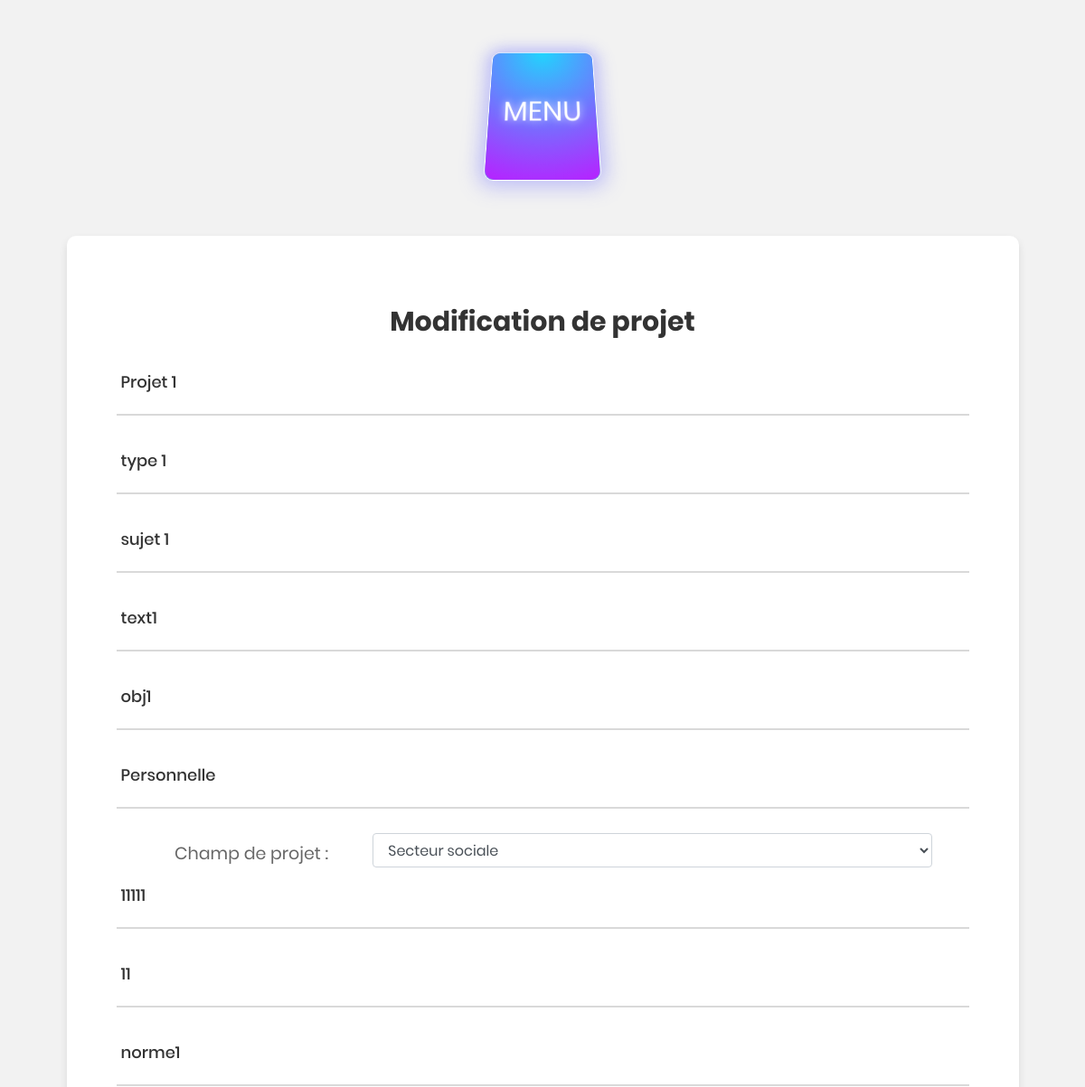
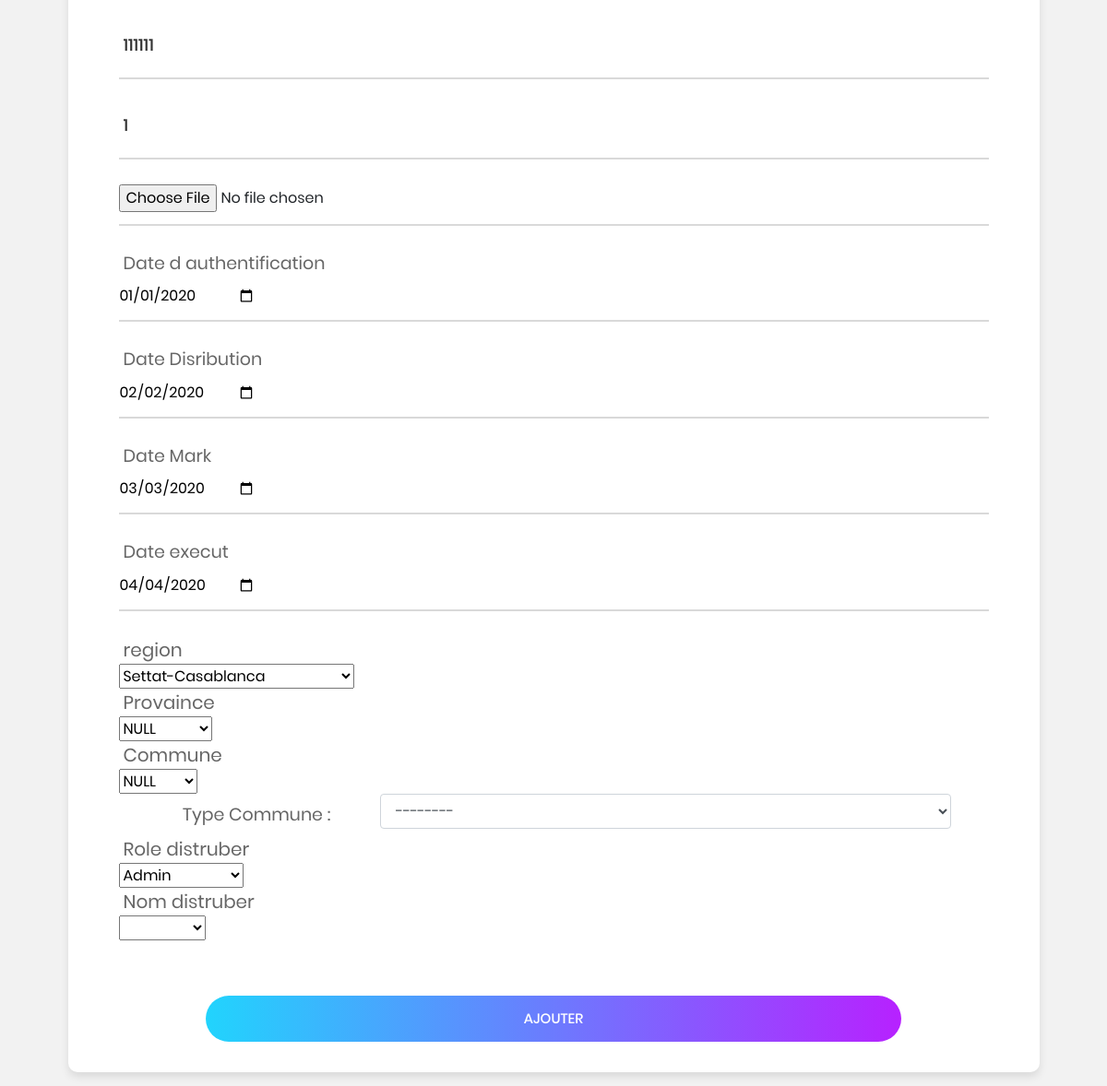
The page /ModifProjet.php?Modif=1 on the database its author committed (2 pictures, top to bottom).
### tables this page shows
CREATE TABLE `projet` (
  `IdProjet` int(10) NOT NULL,
  `TitreProjet` varchar(50) DEFAULT NULL,
  `typeprojet` varchar(50) DEFAULT NULL,
  `sujetprojet` varchar(50) DEFAULT NULL,
  `textprojet` text,
  `objectifprojet` text,
  `specialiteprojet` varchar(50) DEFAULT NULL,
  `champprojet` varchar(50) DEFAULT NULL,
  `indicenrprojet` int(10) DEFAULT NULL,
  `voteprojet` int(10) DEFAULT NULL,
  `normeExcutprojet` text,
  `indicesNRProjet` float DEFAULT NULL,
  `booleenPDR` tinyint(1) DEFAULT NULL,
  `SourcePDF` blob,
  `SourcePDF2` blob
);

CREATE TABLE `dateprojet` (
  `idprojet` int(11) NOT NULL,
  `dateAuthentif` date DEFAULT NULL,
  `dateDistribut` date DEFAULT NULL,
  `dateMark` date DEFAULT NULL,
  `dateExecut` date DEFAULT NULL
);

CREATE TABLE `zone` (
  `IdZone` int(10) NOT NULL,
  `idprojet` int(10) DEFAULT NULL,
  `region` varchar(100) DEFAULT NULL,
  `provaince` varchar(100) DEFAULT NULL,
  `commune` varchar(100) DEFAULT NULL,
  `Typecommune` varchar(100) DEFAULT NULL
);

### ModifProjet.php (the view, shortened to what this page needs)
<!DOCTYPE html>
<html>
<head>
  <link rel="stylesheet" type="text/css" href="./vendor/bootstrap/css/bootstrap.css">
  <link rel="stylesheet" type="text/css" href="./fonts/font-awesome-4.7.0/css/font-awesome.min.css">
  <link rel="stylesheet" type="text/css" href="./fonts/iconic/css/material-design-iconic-font.min.css">
  <link rel="stylesheet" type="text/css" href="./css/util.css">
  <link rel="stylesheet" type="text/css" href="./css/main.css">
</head>
<header>
 <div style="background: #f2f2f2;">
<?php
include "MenuDesign.php";
?>
</div>
</header>
<body>
<?php
include ("database.php");
$page = $_GET['Modif'];
$ID_PROJET0=$page;
?>
  <div class="limiter">
    <div class="container-main100">
      <div class="wrap-main-body">
<form method="POST">
 <span class="main100-form-title p-b-26">
            Modification de projet
          </span>
<?php
  $sql = "SELECT * FROM projet WHERE IdProjet = ".$ID_PROJET0;
  $result = mysqli_query($bdd,$sql);
  $row = mysqli_fetch_array($result,MYSQLI_ASSOC);
?>
           <div class="wrap-input100 validate-input" >
            <input class="input100" type="text" name="TitreProjet" id="TitreProjet" placeholder="Titre de projet *"
            value="<?php echo $row["TitreProjet"];?>" required>
            <span class="focus-input100"></span>
          </div>
          <div class="wrap-input100 validate-input" >
            <input class="input100" type="text" name="typeprojet" id="typeprojet" placeholder="Type projet *"
            value="<?php echo $row["typeprojet"];?>" required>
            <span class="focus-input100"></span>
          </div>
          <div class="wrap-input100 validate-input" >
            <input class="input100" type="text" name="sujetprojet" id="sujetprojet" placeholder="Sujet de projet *"
            value="<?php echo $row["sujetprojet"];?>" required>
            <span class="focus-input100"></span>
          </div>
          <div class="wrap-input100 validate-input" >
            <input class="input100" type="text" name="textprojet" id="textprojet" placeholder="Text de projet*"
            value="<?php echo $row["textprojet"];?>" required>
            <span class="focus-input100"></span>
          </div>
          <div class="wrap-input100 validate-input" >
            <input class="input100" type="text" name="objectifprojet" id="objectifprojet" placeholder="Objectif du projet*"
            value="<?php echo $row["objectifprojet"];?>" required>
            <span class="focus-input100"></span>
          </div>
          <div class="wrap-input100 validate-input" >
            <input class="input100" type="text" name="specialiteprojet" id="specialiteprojet" placeholder="Specialite projet*"
            value="<?php echo $row["specialiteprojet"];?>" required>
            <span class="focus-input100"></span>
          </div>
             <div class="row  justify-content-center" >
           <div class="col-md-3" style="text-align: center;margin-top: 9px;">
           <label>Champ de projet : </label></div>
           <div class="col-md-8">
            <select class="form-control"  name="champprojet" id="champprojet">
            <option><?php echo $row["champprojet"];?></option>
            </select>
          </div>
         </div>
          <div class="wrap-input100 validate-input" >
            <input class="input100" type="text" name="indicenrprojet" id="indicenrprojet" placeholder="Indicenrprojet*"
            value="<?php echo $row["indicenrprojet"];?>" required>
            <span class="focus-input100"></span>
          </div>
          <div class="wrap-input100 validate-input" >
            <input class="input100" type="text" name="voteprojet" id="voteprojet" placeholder="Vote projet*"
            value="<?php echo $row["voteprojet"];?>"required>
            <span class="focus-input100"></span>
          </div>
          <div class="wrap-input100 validate-input" >
            <input class="input100" type="text" name="normeExcutprojet" id="normeExcutprojet" placeholder="Norme excute projet*"
            value="<?php echo $row["normeExcutprojet"];?>"required>
            <span class="focus-input100"></span>
          </div>
          <div class="wrap-input100 validate-input" >
            <input class="input100" type="text" name="indicesNRProjet" id="indicesNRProjet" placeholder="Indice NRP *"
            value="<?php echo $row["indicesNRProjet"];?>"required>
            <span class="focus-input100"></span>
          </div>
          <div class="wrap-input100 validate-input" >
            <input class="input100" type="text" name="booleenPDR" id="booleenPDR" placeholder="booleen PDR*"
            value="<?php echo $row["booleenPDR"];?>" required>
            <span class="focus-input100"></span>
          </div>
          <div class="wrap-input100 validate-input" >
            <input  type="file" name="SourcePDF" id="SourcePDF" value="SOurce PDF">
            <span class="focus-input100"></span>
          </div>
          <?php
  $sql = "SELECT * FROM dateprojet WHERE idprojet = ".$ID_PROJET0;
  $result = mysqli_query($bdd,$sql);
  $row = mysqli_fetch_array($result,MYSQLI_ASSOC);
           ?>
          <div class="wrap-input100 validate-input" >
          <label>Date d authentification</label>
          <br>
            <input  type="date" name="dateAuthentif" id="dateAuthentif"
            value="<?php echo $row["dateAuthentif"];?>" >
            <span class="focus-input100"></span>
          </div>
          <div class="wrap-input100 validate-input" >
          <label>Date Disribution </label>
          <br>
            <input  type="date" name="dateDistribut" id="dateDistribut"
            value="<?php echo $row["dateDistribut"];?>" >
            <span class="focus-input100"></span>
          </div>
          <div class="wrap-input100 validate-input" >
          <label>Date Mark</label>
          <br>
            <input  type="date" name="dateMark" id="dateMark"
            value="<?php echo $row["dateMark"];?>" >
            <span class="focus-input100"></span>
          </div>
        <div class="wrap-input100 validate-input" >
          <label>Date execut</label>
          <br>
            <input  type="date" name="dateExecut" id="dateExecut"
            value="<?php echo $row["dateExecut"];?>" >
            <span class="focus-input100"></span>
          </div>
          <?php
  $sql = "SELECT * FROM zone WHERE idprojet = ".$ID_PROJET0;
  $result = mysqli_query($bdd,$sql);
  $row = mysqli_fetch_array($result,MYSQLI_ASSOC);
           ?>
        <span class="label-input100">region</span>
          <div>
            <select class="selection-2" name="region" id="region">
            <option><?php echo $row["region"];?></option>
            </select>
          </div>
        <span class="label-input100">Provaince</span>
          <div>
            <select class="selection-2" name="provaince" id="provaince">
              <option><?php echo $row["provaince"];?></option>
            </select>
          </div>
        <span class="label-input100">Commune</span>
          <div>
            <select class="selection-2" name="commune" id="commune">
            <option><?php echo $row["commune"];?></option>
            </select>
          </div>
          <div class="row  justify-content-center" >
           <div class="col-md-3" style="text-align: center;margin-top: 9px;">
           <label>Type Commune : </label></div>
           <div class="col-md-8">
            <select class="form-control" name="Typecommune" id="Typecommune">
              <option>--------</option>
            </select>
          </div>
         </div>
     <span class="label-input100">Role distruber</span>
          <div>
            <select class="selection-2" name="roledistruber" id="roledistruber">
              <option>Admin</option>
            </select>
          </div>
          <span class="label-input100">Nom distruber</span>
          <div>
            <select class="selection-2" name="nomdistruber" id="nomdistruber" onchange="">
           <option></option>
          <option>AgenceX</option>
            </select>
          </div>
		<div class="container-main-form-btn" style=" padding-top: 60px;">
            <div class="wrap-main100-form-btn">
              <div class="main100-form-bgbtn"></div>
              <button type="submit" class="main100-form-btn" name="Validerprojet">
                Ajouter
              </button>
            </div>
          </div>
</form>
</div>
</div>
</div>
</body>
</html>

### css/main.css (style rules this page uses)
* { margin: 0px; padding: 0px; box-sizing: border-box; }
body, html { height: 100%; font-family: Poppins-Regular, sans-serif; }
header { background: #f2f2f2 }
label { font-family: Poppins-Regular; font-size: 19px; color: #666666; line-height: 1.5; padding-left: 5px; }
input { outline: none; border: none; }
button { outline: none !important; border: none; background: transparent; }
.limiter { width: 100%; margin: 0 auto; }
.container-main100 { width: 100%; min-height: 100vh; display: -webkit-box; display: -webkit-flex; display: -moz-box; display: -ms-flexbox; display: flex; flex-wrap: wrap; justify-content: center; align-items: center; padding: 15px; background: #f2f2f2; }
.wrap-main-body { width: 90%; background: #fff; border-radius: 10px; overflow: hidden; padding: 77px 55px 33px 55px; box-shadow: 0 5px 10px 0px rgba(0, 0, 0, 0.1); -moz-box-shadow: 0 5px 10px 0px rgba(0, 0, 0, 0.1); -webkit-box-shadow: 0 5px 10px 0px rgba(0, 0, 0, 0.1); -o-box-shadow: 0 5px 10px 0px rgba(0, 0, 0, 0.1); -ms-box-shadow: 0 5px 10px 0px rgba(0, 0, 0, 0.1); }
.main100-form-title { display: block; font-family: Poppins-Bold; font-size: 30px; color: #333333; line-height: 1.2; text-align: center; }
.wrap-input100 { width: 100%; position: relative; border-bottom: 2px solid #adadad; margin-bottom: 37px; }
.input100 { font-family: Poppins-Regular; font-size: 15px; color: #555555; line-height: 1.2; display: block; width: 100%; height: 45px; background: transparent; padding: 0 5px; }
.wrap-input100 { width: 100%; position: relative; border-bottom: 2px solid #d9d9d9; padding-bottom: 13px; margin-bottom: 27px; }
.label-input100 { font-family: Poppins-Regular; font-size: 20px; color: #666666; line-height: 1.5; padding-left: 5px; }
.input100 { display: block; width: 100%; background: transparent; font-family: Poppins-Medium; font-size: 18px; color: #333333; line-height: 1.2; padding: 0 5px; }
.focus-input100 { position: absolute; display: block; width: 100%; height: 100%; top: 0; left: 0; pointer-events: none; }
.focus-input100::before { content: ""; display: block; position: absolute; bottom: -2px; left: 0; width: 0; height: 2px; -webkit-transition: all 0.4s; -o-transition: all 0.4s; -moz-transition: all 0.4s; transition: all 0.4s; background: #7f7f7f; }
.focus-input100::before { content: ""; display: block; position: absolute; bottom: -2px; left: 0; width: 0; height: 2px; -webkit-transition: all 0.4s; -o-transition: all 0.4s; -moz-transition: all 0.4s; transition: all 0.4s; background: #6a7dfe; background: -webkit-linear-gradient(left, #21d4fd, #b721ff); background: -o-linear-gradient(left, #21d4fd, #b721ff); background: -moz-linear-gradient(left, #21d4fd, #b721ff); background: linear-gradient(left, #21d4fd, #b721ff); }
.focus-input100::after { font-family: Poppins-Regular; font-size: 15px; color: #999999; line-height: 1.2; content: attr(data-placeholder); display: block; width: 100%; position: absolute; top: 16px; left: 0px; padding-left: 5px; -webkit-transition: all 0.4s; -o-transition: all 0.4s; -moz-transition: all 0.4s; transition: all 0.4s; }
.wrap-main100-form-btn { width: 80%; display: block; position: relative; z-index: 1; border-radius: 25px; overflow: hidden; margin: 0 auto; }
.main100-form-bgbtn { position: absolute; z-index: -1; width: 300%; height: 100%; background: #a64bf4; background: -webkit-linear-gradient(right, #21d4fd, #b721ff, #21d4fd, #b721ff); background: -o-linear-gradient(right, #21d4fd, #b721ff, #21d4fd, #b721ff); background: -moz-linear-gradient(right, #21d4fd, #b721ff, #21d4fd, #b721ff); background: linear-gradient(right, #21d4fd, #b721ff, #21d4fd, #b721ff); top: 0; left: -100%; -webkit-transition: all 0.4s; -o-transition: all 0.4s; -moz-transition: all 0.4s; transition: all 0.4s; }
.main100-form-btn { font-family: Poppins-Medium; font-size: 15px; color: #fff; line-height: 1.2; text-transform: uppercase; display: -webkit-box; display: -webkit-flex; display: -moz-box; display: -ms-flexbox; display: flex; justify-content: center; align-items: center; padding: 0 20px; width: 100%; height: 50px; }
.validate-input { position: relative; }

### rows shown on the page
projet: TitreProjet "Projet 1", typeprojet "type 1", sujetprojet "sujet 1", textprojet "text1", objectifprojet "obj1", specialiteprojet "Personnelle", champprojet "Secteur sociale", indicenrprojet "11111", voteprojet "11", normeExcutprojet "norme1", indicesNRProjet "111111", booleenPDR "1"
dateprojet: dateAuthentif "01/01/2020", dateDistribut "02/02/2020", dateMark "03/03/2020", dateExecut "04/04/2020"
zone: region "Settat-Casablanca", provaince "NULL", commune "NULL"
